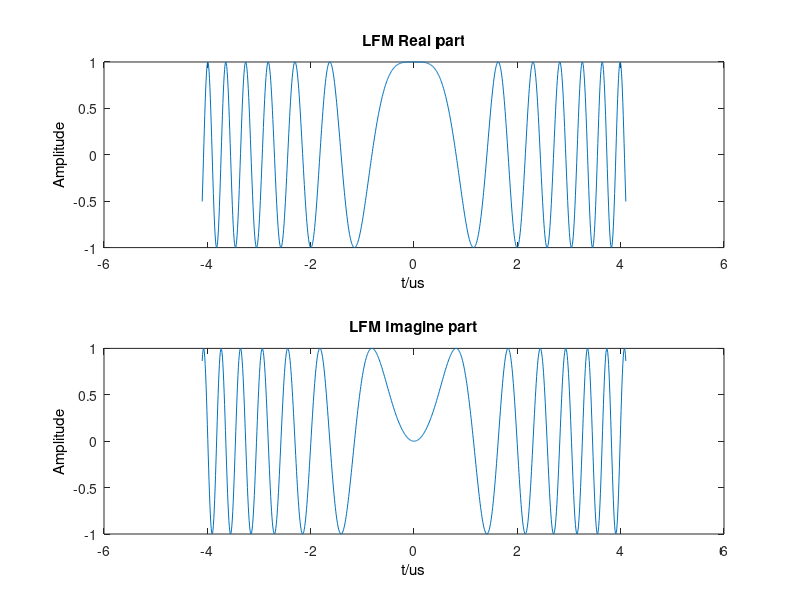
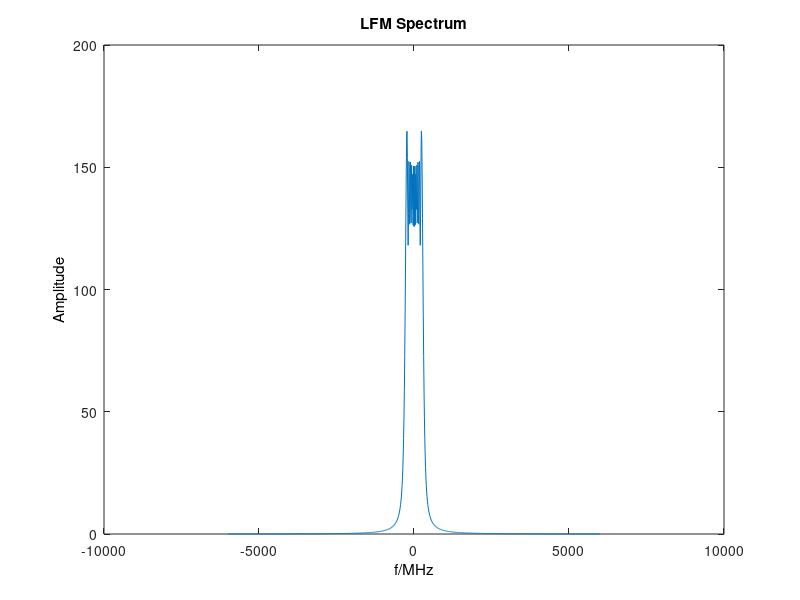

Reproduce these figures in MATLAB, in order.
%function x = LFM()
%myFun - Description
%This code if for generating LFM Code
% Syntax: x = LFM()
%
% Long description
 
close all;
clear;
    
fs = 1200e6; Ts = 1/fs;                    %sample frequency 
fc = fs/6 + rand*(fs/5-fs/6);            %carrier frequency
B = fs/20+rand*(fs/16-fs/20);            %Bandwidth
N = 512+randi(1920-512);                 %rand length of signal
T = N*Ts;                                %total time
k = B/T;
t = linspace(-T/2,T/2,N);                        %set up time vector


s = exp(1i*k*pi*t.^2);                   %LFM Signal

figure(1)
subplot(2,1,1);
plot(t*10e6,real(s));
set(get(gca, 'XLabel'), 'String', 't/us');
set(get(gca, 'YLabel'), 'String', 'Amplitude');
set(get(gca, 'Title'), 'String', 'LFM Real part');
subplot(2,1,2);
plot(t*10e6,imag(s));
set(get(gca, 'XLabel'), 'String', 't/us');
set(get(gca, 'YLabel'), 'String', 'Amplitude');
set(get(gca, 'Title'), 'String', 'LFM Imagine part');


figure(2)
f = linspace(-fs/2,fs/2,N);         %setup frequency vector
plot(f*10e-6,fftshift(abs(fft(s))));
set(get(gca, 'Title'), 'String', 'LFM Spectrum');
set(get(gca, 'XLabel'), 'String', 'f/MHz');
set(get(gca, 'YLabel'), 'String', 'Amplitude');

%end